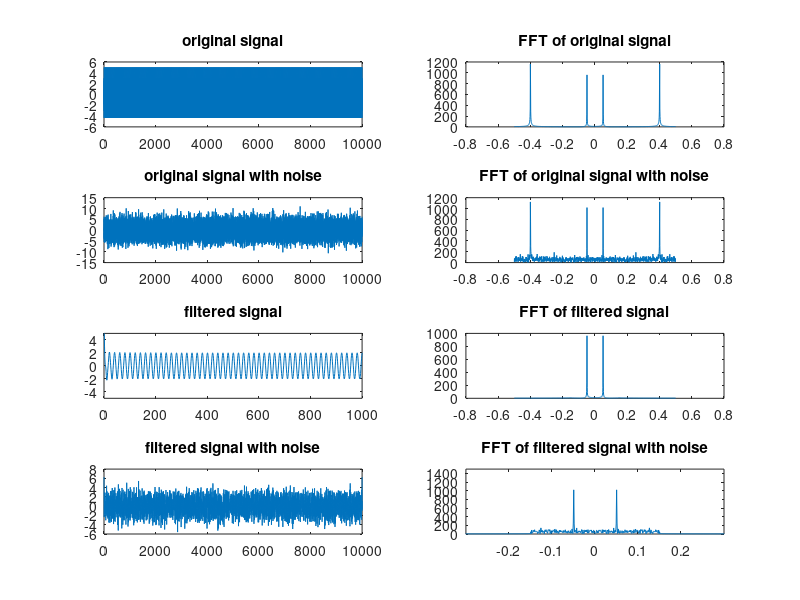
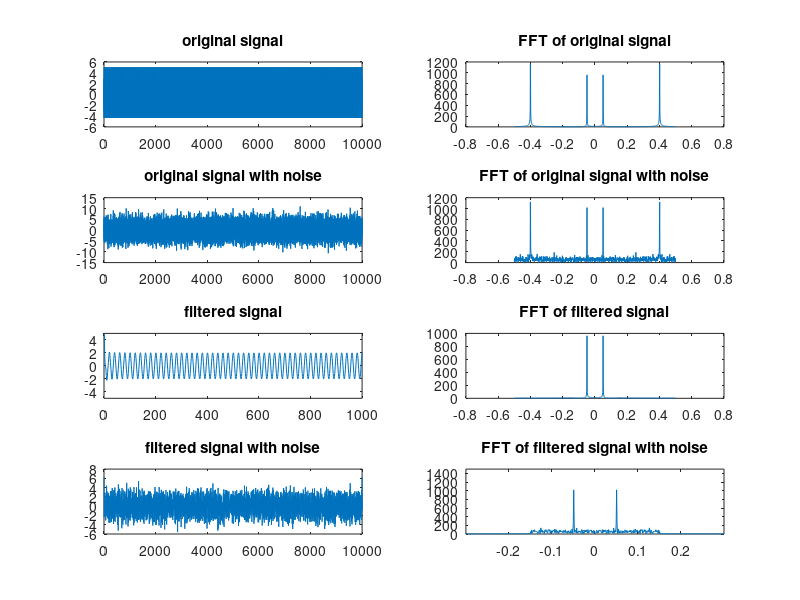
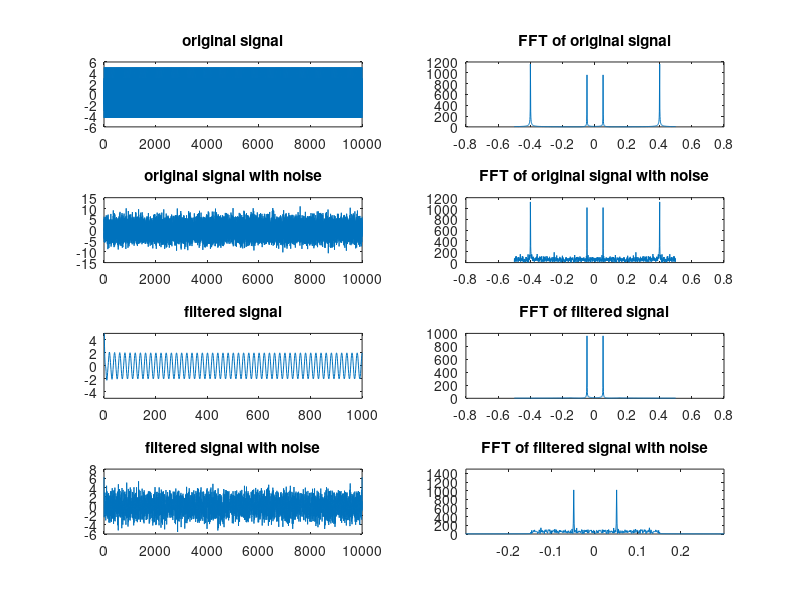
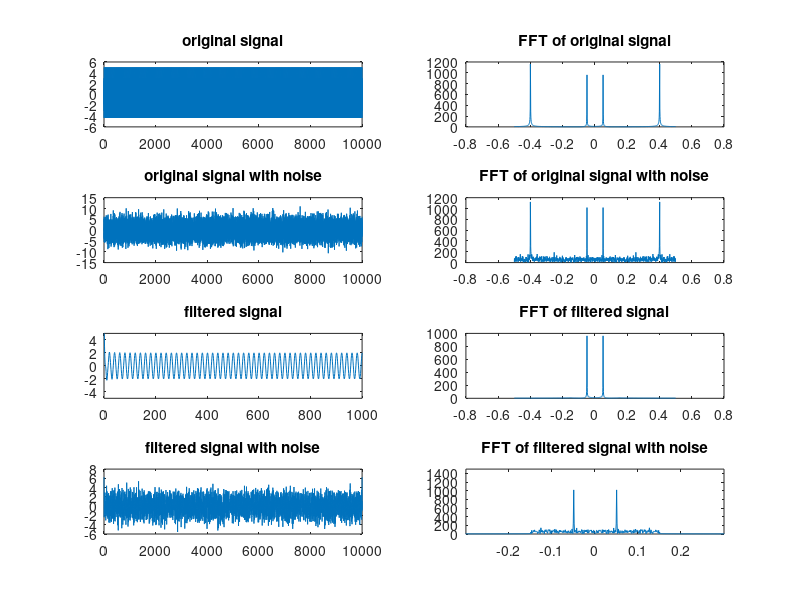

Write the MATLAB code that produced these figures, in order.
clc
clear all
close all

t = 0: 1 : 10000;
figure('Name', 'Rectangular window');

x = 2* cos(0.1*pi*t) + 3*cos(0.8*pi*t);
noise = 2*randn(1,length(x));
x_noise = x + noise;
subplot(4,2,1);
plot(t,x);
title('original signal');


x1 = fftshift(abs(fft(x,1024)));
f = -1/2:1/1023:1/2;
subplot(4,2,2);
plot(f,x1);
title('FFT of original signal');

subplot(4,2,3);
plot(t,x_noise);
title('original signal with noise');

x1_noise = fftshift(abs(fft(x_noise,1024)));
f = -1/2:1/1023:1/2;
subplot(4,2,4);
plot(f,x1_noise);
title('FFT of original signal with noise');


N = 512; %Number of samples 
n = 1:1:N;
wc = 0.3*pi;
k = (N-1)/2;
hd = zeros(1,N);

for i = 1:N
    if i ==k
        hd(1,i) = wc/pi;
    else
        hd(1,i) = (sin(wc*(i-k)))/(pi*(i-k));
    end
end



%%%%%%%%%%%%rectangular window%%%%%%%%%%%%%%%%%%%%%%%
w_rect = ones(1,N);
h1 = hd.*w_rect;

y_rec = filtfilt(h1,1,x);
subplot(4,2,5);
plot(y_rec);
title('filtered signal');
axis([0 1000 -5 5])
y1_rec = fftshift(abs(fft(y_rec,1024)));
f = -1/2:1/1023:1/2;
subplot(4,2,6);
plot(f,y1_rec);
title('FFT of filtered signal');

y_noise_rec = filtfilt(h1,1,x_noise);
subplot(4,2,7);
plot(t,y_noise_rec);
title('filtered signal with noise');
y1_noise_rec = fftshift(abs(fft(y_noise_rec,1024)));
f = -1/2:1/1023:1/2;
subplot(4,2,8);
plot(f,y1_noise_rec);
title('FFT of filtered signal with noise');
axis([-0.3 0.3 0 1500])

%%%%%%%%%%%%triangular window%%%%%%%%%%%%%%%%%%%%%%%%%%%%%%%%%%%%%%%%%%%%%%%
figure('Name', 'Triangular window');

subplot(4,2,1);
plot(t,x);
title('original signal');

subplot(4,2,2);
plot(f,x1);
title('FFT of original signal');

subplot(4,2,3);
plot(t,x_noise);
title('original signal with noise');

subplot(4,2,4);
plot(f,x1_noise);
title('FFT of original signal with noise');


w_tri = zeros(1,N);
for i = 1:N
    w_tri(1,i) = 1 - 2*(i - (N-1)/2)/(N-1);
end
h2 = hd.*w_tri;

y_tri = filtfilt(h2,1,x);
subplot(4,2,5);
plot(y_tri);
title('filtered signal');
axis([0 1000 -5 5])
y1_tri = fftshift(abs(fft(y_tri,1024)));
f = -1/2:1/1023:1/2;
subplot(4,2,6);
plot(f,y1_tri);
title('FFT of filtered signal');

y_noise_tri = filtfilt(h2,1,x_noise);
subplot(4,2,7);
plot(t,y_noise_tri);
title('filtered signal with noise');
y1_noise_tri = fftshift(abs(fft(y_noise_tri,1024)));
f = -1/2:1/1023:1/2;
subplot(4,2,8);
plot(f,y1_noise_tri);
title('FFT of filtered signal with noise');
axis([-0.3 0.3 0 1500])

%%%%%%%%%%%%hanning window%%%%%%%%%%%%%%%%%%%%%%%

figure('Name', 'Hanning');

subplot(4,2,1);
plot(t,x);
title('original signal');

subplot(4,2,2);
plot(f,x1);
title('FFT of original signal');

subplot(4,2,3);
plot(t,x_noise);
title('original signal with noise');

subplot(4,2,4);
plot(f,x1_noise);
title('FFT of original signal with noise');


w_hanning = zeros(1,N);
for i = 1:N
    w_hanning(1,i) = 0.5 - 0.5*(cos(2*pi*i/(N-1)));
end
h3 = hd.*w_hanning;

y_hann = filtfilt(h3,1,x);
subplot(4,2,5);
plot(y_hann);
title('filtered signal');
axis([0 1000 -5 5])
y1_hann = fftshift(abs(fft(y_hann,1024)));
f = -1/2:1/1023:1/2;
subplot(4,2,6);
plot(f,y1_hann);
title('FFT of filtered signal');

y_noise_hann = filtfilt(h3,1,x_noise);
subplot(4,2,7);
plot(t,y_noise_hann);
title('filtered signal with noise');
y1_noise_hann = fftshift(abs(fft(y_noise_hann,1024)));
f = -1/2:1/1023:1/2;
subplot(4,2,8);
plot(f,y1_noise_hann);
title('FFT of filtered signal with noise');
axis([-0.3 0.3 0 1500])

%%%%%%%%%%%%hamming window%%%%%%%%%%%%%%%%%%%%%%%
figure('Name', 'Hamming');
subplot(4,2,1);
plot(t,x);
title('original signal');

subplot(4,2,2);
plot(f,x1);
title('FFT of original signal');

subplot(4,2,3);
plot(t,x_noise);
title('original signal with noise');

subplot(4,2,4);
plot(f,x1_noise);
title('FFT of original signal with noise');


w_hamming = zeros(1,N);
for i = 1:N
    w_hamming(1,i) = 0.54 - 0.46*(cos(2*pi*i/(N-1)));
end
h4 = hd.*w_hamming;

y_hamm = filtfilt(h4,1,x);
subplot(4,2,5);
plot(y_hamm);
title('filtered signal');
axis([0 1000 -5 5])
y1_hamm = fftshift(abs(fft(y_hamm,1024)));
f = -1/2:1/1023:1/2;
subplot(4,2,6);
plot(f,y1_hamm);
title('FFT of filtered signal');

y_noise_hamm = filtfilt(h4,1,x_noise);
subplot(4,2,7);
plot(t,y_noise_hamm);
title('filtered signal with noise');
y1_noise_hamm = fftshift(abs(fft(y_noise_hamm,1024)));
f = -1/2:1/1023:1/2;
subplot(4,2,8);
plot(f,y1_noise_hamm);
title('FFT of filtered signal with noise');
axis([-0.3 0.3 0 1500])

%%%%%%%%%%%%blackmann window%%%%%%%%%%%%%%%%
figure('Name', 'Blackmann');
subplot(4,2,1);
plot(t,x);
title('original signal');

subplot(4,2,2);
plot(f,x1);
title('FFT of original signal');

subplot(4,2,3);
plot(t,x_noise);
title('original signal with noise');

subplot(4,2,4);
plot(f,x1_noise);
title('FFT of original signal with noise');


w_tri = zeros(1,N);
for i = 1:N
    w_tri(1,i) = 1 - 2*(i - (N-1)/2)/(N-1);
end
h5 = hd.*w_tri;

y_bm = filtfilt(h5,1,x);
subplot(4,2,5);
plot(y_bm);
title('filtered signal');
axis([0 1000 -5 5])
y1_bm = fftshift(abs(fft(y_bm,1024)));
f = -1/2:1/1023:1/2;
subplot(4,2,6);
plot(f,y1_bm);
title('FFT of filtered signal');

y_noise_bm = filtfilt(h5,1,x_noise);
subplot(4,2,7);
plot(t,y_noise_bm);
title('filtered signal with noise');
y1_noise_bm = fftshift(abs(fft(y_noise_bm,1024)));
f = -1/2:1/1023:1/2;
subplot(4,2,8);
plot(f,y1_noise_bm);
title('FFT of filtered signal with noise');
axis([-0.3 0.3 0 1500])
